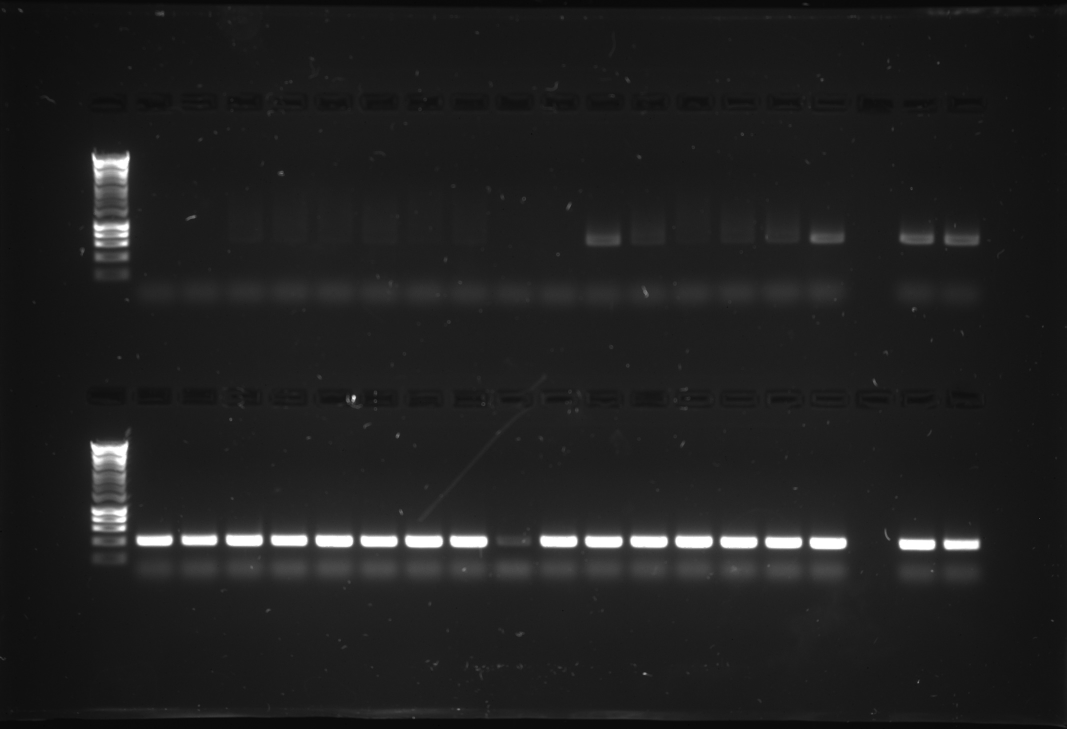
#> input picture SeedImages/EtBR/Acquisition 7.jpg, 2133 x 1457 px (shown at 1/2 size)
$ python batch_infer.py --dir ../../SeedImages/EtBR --out out.png   (older library calls are emulated)
#> lines starting #> are read from the running program, lines starting #| are printed output that depends on the picture
### scripts/autodense/vision/analyzer.py
# autodense/vision/analyzer.py
from dataclasses import dataclass
from typing import List, Tuple, Optional, Dict
from pathlib import Path
import math, numpy as np
from PIL import Image, ImageOps, ImageDraw
from scipy.ndimage import uniform_filter1d
from skimage.morphology import white_tophat, rectangle
from skimage.filters import gaussian

@dataclass
class Band:
    index: int; y0: int; y1: int; confidence: float; intensity: Optional[float]=None; mw_kda: Optional[float]=None
@dataclass
class Lane:
    index: int; x0: int; x1: int; y0: int; y1: int; type: str; bands: List[Band]
@dataclass
class AnalysisResult:
    lanes: List[Lane]; ladder_lanes: List[int]; mw_fit: Optional[Dict]; image_size: Tuple[int,int]

def to_gray01(im: Image.Image) -> np.ndarray:
    g = ImageOps.grayscale(im); arr = np.asarray(g, dtype=np.float32)
    if arr.max() > 0: arr = (arr - arr.min()) / (arr.max() - arr.min() + 1e-6)
    return arr
def maybe_invert(arr01: np.ndarray, gel_type: str, invert_mode: str) -> np.ndarray:
    if invert_mode == "yes": return 1.0 - arr01
    if invert_mode == "no": return arr01
    if gel_type == "dna": return arr01
    return 1.0 - arr01 if arr01.mean() > 0.45 else arr01
def smooth1d(x: np.ndarray, win: int) -> np.ndarray:
    win = max(1, int(win));
    return x if win==1 else uniform_filter1d(x, size=win, mode="nearest")
def find_peaks_1d(x: np.ndarray, min_prom: float, min_distance: int) -> List[int]:
    peaks=[]; n=len(x)
    for i in range(1,n-1):
        if x[i]>x[i-1] and x[i]>=x[i+1]:
            l0=max(0,i-min_distance); r0=min(n-1,i+min_distance)
            prom=x[i]-float(np.min(x[l0:r0+1]))
            if prom>=min_prom:
                if not peaks or (i-peaks[-1])>=min_distance: peaks.append(i)
                else:
                    if x[i]>x[peaks[-1]]: peaks[-1]=i
    return peaks
def centers_to_ranges(centers: List[int], width: int) -> List[Tuple[int,int]]:
    if not centers: return [(0,width)]
    borders=[0];
    for a,b in zip(centers[:-1], centers[1:]): borders.append(int((a+b)/2))
    borders.append(width);
    return [(borders[i],borders[i+1]) for i in range(len(borders)-1)]
def halfmax_bounds(y: np.ndarray, p: int) -> Tuple[int,int]:
    pv=y[p]; hm=max(1e-6, pv*0.5); i=p
    while i>0 and y[i]>hm: i-=1; left=i; j=p
    while j<len(y)-1 and y[j]>hm: j+=1; right=j; return left,right
def local_background(arr: np.ndarray, radius_px: int=20) -> np.ndarray:
    blurred=gaussian(arr, sigma=radius_px/4.0, preserve_range=True)
    selem=rectangle(max(3,radius_px//2), max(3,radius_px//2))
    topo=white_tophat(blurred, selem)
    return np.clip(blurred-topo,0,1.0).astype(np.float32)
def detect_lanes(arr: np.ndarray, min_lanes: int, max_lanes: int, comb: Optional[int]=None) -> List[Tuple[int,int]]:
    H,W=arr.shape; vproj=smooth1d(arr.sum(axis=0), max(3,W//200))
    peaks=find_peaks_1d(vproj, min_prom=0.02, min_distance=max(5,W//90))
    target=min(max_lanes, max(min_lanes, comb if comb else (len(peaks) if len(peaks)>0 else min_lanes)))
    if len(peaks)<target: centers=np.linspace(0,W-1,target).astype(int).tolist()
    else: centers=sorted([i for i,_ in sorted([(i,vproj[i]) for i in peaks], key=lambda t:t[1], reverse=True)[:target]])
    return centers_to_ranges(centers, W)
def detect_bands_in_lane(arr_lane: np.ndarray, gel_type: str, min_gap_frac: float=0.012, prom: float=0.08) -> List[Tuple[int,int,float]]:
    H=arr_lane.shape[0]; yproj=smooth1d(arr_lane.sum(axis=1), max(3,H//200))
    yproj=(yproj - yproj.min())/(yproj.max()-yproj.min()+1e-6)
    peaks=find_peaks_1d(yproj, min_prom=(0.06 if gel_type=='dna' else prom), min_distance=max(3,int(H*min_gap_frac)))
    bands=[];
    for p in peaks: y0,y1=halfmax_bounds(yproj,p); bands.append((int(y0),int(y1),float(yproj[p])))
    return bands
def ladder_score(ycenters_norm: List[float]) -> float:
    if len(ycenters_norm)<5: return 0.0
    y=np.array(sorted(ycenters_norm),dtype=np.float32); gaps=np.diff(y)
    if (gaps<=0).any(): return 0.0
    cv=float(np.std(gaps)/(np.mean(gaps)+1e-9))
    idx=np.arange(len(y)-1,dtype=np.float32); g=gaps-gaps.mean(); i0=idx-idx.mean()
    corr=float((g*i0).sum())/(math.sqrt((g*g).sum()+1e-9)*math.sqrt((i0*i0).sum()+1e-9))
    count=min(1.0,(len(y)-4)/6.0); return max(0.0,min(1.0,0.45*(1.0-min(1.0,cv))+0.35*max(0.0,corr)+0.20*count))
def assign_ladders(lanes: List[Lane], H: int, num_ladders: int=2, min_bands:int=6, min_score:float=0.35) -> List[int]:
    scored=[];
    for ln in lanes:
        ycs=[(b.y0+(b.y1-b.y0)/2)/H for b in ln.bands]; sc=ladder_score(ycs) if len(ycs)>=min_bands else 0.0
        scored.append((ln.index, sc))
    scored.sort(key=lambda t:t[1], reverse=True)
    chosen=[li for li,sc in scored[:num_ladders] if sc>=min_score]
    if len(chosen)<num_ladders and len(lanes)>=2:
        for e in [lanes[0].index, lanes[-1].index]:
            if e not in chosen: chosen.append(e)
            if len(chosen)==num_ladders: break
    return chosen
def integrate_band(arr: np.ndarray, bg: np.ndarray, x0:int, x1:int, y0:int, y1:int) -> float:
    roi=arr[y0:y1,x0:x1]; broi=bg[y0:y1,x0:x1]; return float(np.sum(np.clip(roi-broi,0,1.0)))
def analyze_image(path: Path, gel_type: str="protein", invert_mode: str="auto",
                  min_lanes:int=6, max_lanes:int=16, comb: Optional[int]=None,
                  num_ladders:int=2, ladder_min_bands:int=6, ladder_min_score:float=0.35,
                  bg_radius:int=30, min_lane_width_frac:float=0.035, empty_lane_thresh:float=0.4,
                  manual_lane_boundaries: Optional[List[Tuple[int, int]]]=None):
    im=Image.open(path).convert("RGB"); H,W=im.height,im.width
    gray=to_gray01(im); gray=maybe_invert(gray, gel_type, invert_mode)
    if gel_type=="dna":
        if invert_mode=="auto": pass
        if bg_radius==30: bg_radius=24
        if min_lanes==6: min_lanes=10
        if comb: min_lanes=max(min_lanes, comb-2); max_lanes=min(max_lanes, comb+2)
    else:
        if comb: min_lanes=max(min_lanes, comb-2); max_lanes=min(max_lanes, comb+2)
    # Use manual lane boundaries if provided, otherwise detect automatically
    if manual_lane_boundaries is not None:
        # Convert SimpleLaneBoundary objects to tuples if needed
        lane_ranges = []
        print(f"DEBUG: manual_lane_boundaries type: {type(manual_lane_boundaries)}")
        print(f"DEBUG: manual_lane_boundaries length: {len(manual_lane_boundaries) if manual_lane_boundaries else 'None'}")

        for i, boundary in enumerate(manual_lane_boundaries):
            print(f"DEBUG: boundary[{i}] type: {type(boundary)}, value: {boundary}")

            try:
                if hasattr(boundary, 'left_px') and hasattr(boundary, 'right_px'):
                    # Convert SimpleLaneBoundary to tuple
                    left_px = int(boundary.left_px)
                    right_px = int(boundary.right_px)
                    lane_ranges.append((left_px, right_px))
                    print(f"DEBUG: Converted SimpleLaneBoundary to tuple: ({left_px}, {right_px})")
                elif isinstance(boundary, (list, tuple)) and len(boundary) >= 2:
                    # Already in tuple format
                    left_px = int(boundary[0])
                    right_px = int(boundary[1])
                    lane_ranges.append((left_px, right_px))
                    print(f"DEBUG: Used existing tuple format: ({left_px}, {right_px})")
                else:
                    # Invalid format, skip this boundary
                    print(f"WARNING: Invalid lane boundary format: {type(boundary)}, {boundary}")
            except Exception as e:
                print(f"ERROR: Failed to convert boundary[{i}]: {e}")
                print(f"ERROR: boundary type: {type(boundary)}, value: {boundary}")

        print(f"DEBUG: Final lane_ranges length: {len(lane_ranges)}")
        print(f"DEBUG: lane_ranges content: {lane_ranges}")

        # Validate that all elements in lane_ranges are tuples
        for i, lr in enumerate(lane_ranges):
            if not isinstance(lr, tuple):
                print(f"ERROR: lane_ranges[{i}] is not a tuple: {type(lr)}, {lr}")

        if not lane_ranges:
            # If no valid boundaries, fall back to automatic detection
            print("WARNING: No valid manual lane boundaries, falling back to automatic detection")
            lane_ranges = detect_lanes(gray, min_lanes=min_lanes, max_lanes=max_lanes, comb=comb)
        else:
            print(f"INFO: Using {len(lane_ranges)} manual lane boundaries")
    else:
        lane_ranges = detect_lanes(gray, min_lanes=min_lanes, max_lanes=max_lanes, comb=comb)
    import numpy as np

    # Additional validation: ensure all lane_ranges are tuples before unpacking
    print(f"DEBUG: Before unpacking - lane_ranges type: {type(lane_ranges)}")
    print(f"DEBUG: Before unpacking - lane_ranges content: {lane_ranges}")

    # Validate and fix any non-tuple elements
    validated_lane_ranges = []
    for i, lr in enumerate(lane_ranges):
        if isinstance(lr, tuple) and len(lr) >= 2:
            validated_lane_ranges.append(lr)
        elif hasattr(lr, 'left_px') and hasattr(lr, 'right_px'):
            # Last resort conversion
            print(f"WARNING: Converting SimpleLaneBoundary at index {i} to tuple")
            validated_lane_ranges.append((int(lr.left_px), int(lr.right_px)))
        else:
            print(f"ERROR: Cannot process lane_ranges[{i}]: {type(lr)}, {lr}")
            raise ValueError(f"Invalid lane range format at index {i}: {type(lr)}")

    lane_ranges = validated_lane_ranges
    print(f"DEBUG: After validation - lane_ranges: {lane_ranges}")

    lane_means=[float(gray[:,x0:x1].mean()) if (x1-x0)>0 else 0.0 for (x0,x1) in lane_ranges]
    if lane_means:
        med=float(np.median(lane_means)); keep=[i for i,m in enumerate(lane_means) if m>=max(1e-6, med*empty_lane_thresh)]
        if keep and len(keep)!=len(lane_ranges): lane_ranges=[lane_ranges[i] for i in keep]
    merged=[]; i=0
    while i<len(lane_ranges):
        x0,x1=lane_ranges[i]; w=x1-x0
        if w<max(2,int(W*min_lane_width_frac)) and i+1<len(lane_ranges):
            nx0,nx1=lane_ranges[i+1]; merged.append((x0,nx1)); i+=2
        else: merged.append((x0,x1)); i+=1
    lane_ranges=merged
    lanes=[];
    for li,(x0,x1) in enumerate(lane_ranges, start=1):
        lane_arr=gray[:,x0:x1]
        bs_raw=detect_bands_in_lane(lane_arr, gel_type=gel_type)
        bs=[Band(index=bi, y0=y0, y1=y1, confidence=conf) for bi,(y0,y1,conf) in enumerate(bs_raw, start=1)]
        lanes.append(Lane(index=li,x0=x0,x1=x1,y0=0,y1=H-1,type="sample",bands=bs))
    ladder_lanes=assign_ladders(lanes,H,num_ladders=num_ladders,min_bands=ladder_min_bands,min_score=ladder_min_score)
    for ln in lanes:
        if ln.index in ladder_lanes: ln.type="marker"
    bg=local_background(gray, radius_px=bg_radius)
    for ln in lanes:
        for b in ln.bands:
            b.intensity=integrate_band(gray,bg,ln.x0,ln.x1,b.y0,b.y1)
    from dataclasses import dataclass
    @dataclass
    class _Res: pass
    return type("AnalysisResult", (), {"lanes": lanes, "ladder_lanes": ladder_lanes, "mw_fit": None, "image_size": (W,H)})
# [9 lines left out: function draw_overlay, not called in this run]

### scripts/autodense/orchestrator/pipeline.py
# autodense/orchestrator/pipeline.py
from dataclasses import dataclass
from typing import Optional, Dict, Any
from pathlib import Path
from ..vision.analyzer import analyze_image
from ..metrics.gel_metrics import summarize, acceptance_default

@dataclass
class Params:
    modality: str = "sds"
    min_lanes: int = 6
    max_lanes: int = 16
    comb: Optional[int] = None
    num_ladders: int = 2
    ladder_min_bands: int = 6
    ladder_min_score: float = 0.35
    bg_radius: int = 30
    invert: str = "auto"
    manual_lane_boundaries: Optional[list] = None

def observe(res) -> Dict[str, Any]:
    return summarize(res)

# [9 lines left out: function small_rule_coach, not called in this run]

def run(image: Path, p: Params, retries: int=1, use_llm: bool=False):
    gel_type = "protein" if p.modality.lower()=="sds" else "dna"
    res = analyze_image(image, gel_type=gel_type, invert_mode=p.invert,
                        min_lanes=p.min_lanes, max_lanes=p.max_lanes, comb=p.comb,
                        num_ladders=p.num_ladders, ladder_min_bands=p.ladder_min_bands,
                        ladder_min_score=p.ladder_min_score, bg_radius=p.bg_radius,
                        manual_lane_boundaries=p.manual_lane_boundaries)
    obs = observe(res)
    acc = acceptance_default(p.modality, res)

    attempt = 0
    while attempt < retries and not acc.passed:
        proposal = small_rule_coach(obs, p, p.modality)
        if not proposal:
            proposal = Params(**vars(p))
            proposal.min_lanes = max(2, p.min_lanes - 1)
            proposal.max_lanes = p.max_lanes + 1
            proposal.ladder_min_score = max(0.25, p.ladder_min_score - 0.05)
        p = proposal
        res = analyze_image(image, gel_type=gel_type, invert_mode=p.invert,
                            min_lanes=p.min_lanes, max_lanes=p.max_lanes, comb=p.comb,
                            num_ladders=p.num_ladders, ladder_min_bands=p.ladder_min_bands,
                            ladder_min_score=p.ladder_min_score, bg_radius=p.bg_radius,
                            manual_lane_boundaries=p.manual_lane_boundaries)
        obs = observe(res)
        acc = acceptance_default(p.modality, res)
        attempt += 1

    obs.update({"acceptance": acc.details, "accepted": acc.passed})
    return res, p, obs

### scripts/scripts/batch_infer.py
# scripts/batch_infer.py
import argparse, csv
from pathlib import Path
from autodense.orchestrator.pipeline import Params, run
from PIL import Image
from autodense.vision.analyzer import draw_overlay
from autodense.vision.reporting import write_report

def main():
    ap = argparse.ArgumentParser()
    ap.add_argument("--dir", type=Path, required=True)
    ap.add_argument("--out", type=Path, required=True)
    ap.add_argument("--modality", choices=["sds","dna"], default="sds")
    ap.add_argument("--min-lanes", type=int, default=6)
    ap.add_argument("--max-lanes", type=int, default=16)
    ap.add_argument("--comb", type=int, default=None)
    ap.add_argument("--retries", type=int, default=1)
    args = ap.parse_args()

    exts = {".png",".jpg",".jpeg",".tif",".tiff"}
    imgs = [p for p in args.dir.rglob("*") if p.suffix.lower() in exts]
    args.out.mkdir(parents=True, exist_ok=True)

    lanes_all = open(args.out/"lanes.csv","w",newline=""); wl = csv.writer(lanes_all); wl.writerow(["image","lane","type","x0","x1","y0","y1","band_count"])
    bands_all = open(args.out/"bands.csv","w",newline=""); wb = csv.writer(bands_all); wb.writerow(["image","lane","type","band","y0","y1","intensity","confidence"])

    p = Params(modality=args.modality, min_lanes=args.min_lanes, max_lanes=args.max_lanes, comb=args.comb)

    for img in imgs:
        res, p_final, obs = run(img, p, retries=args.retries)
#> in to_gray01, g is the input picture: PIL image 2133x1457 L; min 3, max 255, mean 31.5
#> in detect_lanes, `vproj = smooth1d(arr.sum(axis=0), max(3, W // 200))`: vproj = 2133 values, max 350.5 at index 247, min 79.9 at index 33, mean 164.5
#> in find_peaks_1d, `n = len(x)`: n = 2133
#> the loop in find_peaks_1d, `for i in range(1,n-1):` made 2131 passes
#> prom on passes 3, 195, 247, 287, 291, 323, 326, 387: 8.54, 201.1, 208.9, 13.99, 14.06, 13.42, 17.91, 13.58
#> after the loop in find_peaks_1d, `for i in range(1,n-1):`: peaks = 36 values from 3 to 2094
#> in detect_lanes, `target=min(max_lanes, max(min_lanes, comb if comb else (len(peaks) if ..`: target = 16
#> in detect_lanes, `else: centers=sorted([i for i,_ in sorted([(i,vproj[i]) for i in peaks..`: centers = [195, 247, 695, 750, 782, 839, 862, 915, 1185, 1225, 1291, 1371, 1398, 1467, 1579, 1632]
#> the loop in centers_to_ranges, `for a,b in zip(centers[:-1], centers[1:]): borders.append(int((a+b)/2))` made 15 passes
#> (a, b) on passes 1 to 8: (195, 247), (247, 695), (695, 750), (750, 782), (782, 839), (839, 862), (862, 915), (915, 1185)
#> after the loop in centers_to_ranges, `for a,b in zip(centers[:-1], centers[1:]): borders.append(int((a+b)/2))`: borders = [0, 221, 471, 722, 766, 810, 850, 888, 1050, 1205, 1258, 1331, 1384, 1432, 1523, 1605]
#> in analyze_image, `lane_ranges = detect_lanes(gray, min_lanes=min_lanes, max_lanes=max_la..`: lane_ranges = [(0, 221), (221, 471), (471, 722), (722, 766), (766, 810), (810, 850), (850, 888), (888, 1050), (1050, 1205), (1205, 1258), (1258, 1331), (1331, 1384), (1384, 1432), (1432, 1523), (1523, 1605), (1605, 2133)]
#| DEBUG: Before unpacking - lane_ranges type: <class 'list'>
#> (printed output is left out)
#> the loop in analyze_image, `for i, lr in enumerate(lane_ranges):` made 16 passes
#> after the loop in analyze_image, `for i, lr in enumerate(lane_ranges):`: validated_lane_ranges has the same summary as lane_ranges
#> (printed output is left out)
#> in analyze_image, `lane_means=[float(gray[:,x0:x1].mean()) if (x1-x0)>0 else 0.0 for (x0,..`: lane_means = [0.0858, 0.123, 0.124, 0.13, 0.125, 0.13, 0.128, 0.118, 0.121, 0.123, 0.126, 0.123, 0.126, 0.125, 0.127, 0.0965]
#> in analyze_image, `med = float(np.median(lane_means))`: med = 0.124
#> in analyze_image, `keep = [i for i, m in enumerate(lane_means) if m >= max(1e-06, med * e`: keep = [0, 1, 2, 3, 4, 5, 6, 7, 8, 9, 10, 11, 12, 13, 14, 15]
#> the loop in analyze_image, `while i<len(lane_ranges):` made 12 passes
#> (x0, x1, w, nx0, nx1, i) on passes 4, 5, 8, 9: (722, 766, 44, 766, 810, 5), (810, 850, 40, 850, 888, 7), (1205, 1258, 53, 1258, 1331, 11), (1331, 1384, 53, 1384, 1432, 13)
#> after the loop in analyze_image, `while i<len(lane_ranges):`: i = 16; merged = [(0, 221), (221, 471), (471, 722), (722, 810), (810, 888), (888, 1050), (1050, 1205), (1205, 1331), (1331, 1432), (1432, 1523), (1523, 1605), (1605, 2133)]
#> in analyze_image, `lane_ranges=merged`: lane_ranges has the same summary as merged
#> the loop in analyze_image, `for li,(x0,x1) in enumerate(lane_ranges, start=1):` made 12 passes
#> (x0, x1, bs_raw) on passes 3, 4, 5, 7, 8: (471, 722, [(1067, 1080, 1), (206, 1430, 0.108)]), (722, 810, [(1069, 1082, 1), (1407, 1424, 0.178)]), (810, 888, [(1069, 1082, 1), (812, 1423, 0.154)]), (1050, 1205, [(1069, 1082, 1), (214, 1433, 0.139)]), (1205, 1331, [(1069, 1082, 1), (810, 1434, 0.145)])
#> pass 1, in analyze_image, `lane_arr=gray[:,x0:x1]`:
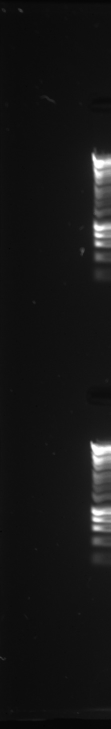
#> lane_arr: shape (1457, 221) float32 (shown at 1/2 size); min 0.00397, max 1, mean 0.0858
#> pass 3, in analyze_image, `lane_arr=gray[:,x0:x1]`:
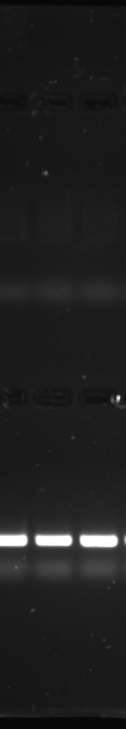
#> lane_arr: shape (1457, 251) float32 (shown at 1/2 size); min 0.0198, max 1, mean 0.124
#> after the loop in analyze_image, `for li,(x0,x1) in enumerate(lane_ranges, start=1):`:
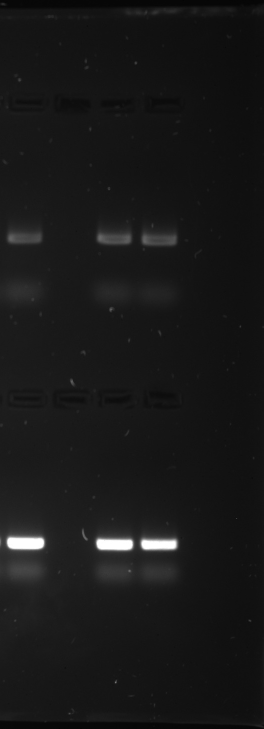
#> lane_arr: shape (1457, 528) float32 (shown at 1/2 size); min 0, max 1, mean 0.0965
#> after the loop in analyze_image, `for li,(x0,x1) in enumerate(lane_ranges, start=1):`: lanes = 12 items
#> the loop in assign_ladders, `for ln in lanes:` made 12 passes
#> (ycs, sc) on passes 3 to 10: ([0.737, 0.561], 0), ([0.738, 0.972], 0), ([0.738, 0.767], 0), ([0.0124, 0.739, 0.747, 0.566], 0), ([0.738, 0.565], 0), ([0.738, 0.77], 0), ([0.739, 0.563], 0), ([0.74, 0.498], 0)
#> after the loop in assign_ladders, `for ln in lanes:`: scored = [(1, 0.2), (2, 0.294), (3, 0), (4, 0), (5, 0), (6, 0), (7, 0), (8, 0), (9, 0), (10, 0), (11, 0), (12, 0)]
#> in assign_ladders, `chosen=[li for li,sc in scored[:num_ladders] if sc>=min_score]`: chosen = []
#> the loop in assign_ladders, `for e in [lanes[0].index, lanes[-1].index]:` made 2 passes
#> e on pass 2: 12
#> after the loop in assign_ladders, `for e in [lanes[0].index, lanes[-1].index]:`: chosen = [1, 12]
#> the loop in analyze_image, `for ln in lanes:` made 12 passes
#> ln.type on passes 1, 12: 'marker', 'marker'
#> in local_background, `topo=white_tophat(blurred, selem)`:
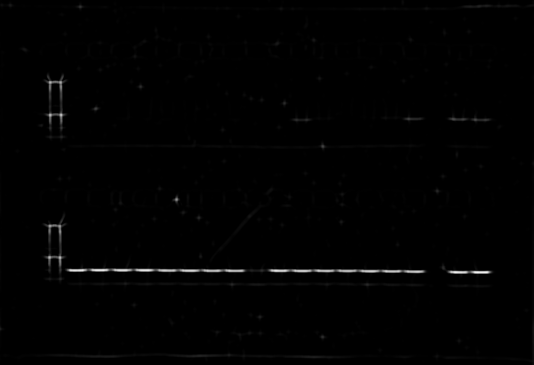
#> topo: shape (1457, 2133) float32 (shown at 1/4 size); min 0, max 0.144, mean 0.000988; drawn with min black and max white
#> the loop in analyze_image, `for ln in lanes:` made 12 passes
#> pass 1, in integrate_band (call 3), `broi = bg[y0:y1, x0:x1]`:
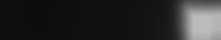
#> broi: shape (40, 221) float32; min 0.0533, max 0.739, mean 0.164
#> pass 1, in integrate_band (call 4), `roi = arr[y0:y1, x0:x1]`:
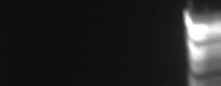
#> roi: shape (86, 221) float32; min 0.0357, max 1, mean 0.145
#> pass 1, in integrate_band (call 4), `broi = bg[y0:y1, x0:x1]`:
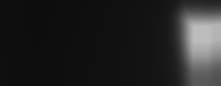
#> broi: shape (86, 221) float32; min 0.0529, max 0.739, mean 0.141
        im = Image.open(img).convert("RGB")
        out_dir = args.out / img.stem
        out_dir.mkdir(parents=True, exist_ok=True)
        draw_overlay(im, res, out_dir / f"{img.stem}_overlay.png")
        for ln in res.lanes:
            wl.writerow([img.name, ln.index, ln.type, ln.x0, ln.x1, ln.y0, ln.y1, len(ln.bands)])
            for b in ln.bands:
                wb.writerow([img.name, ln.index, ln.type, b.index, b.y0, b.y1, b.intensity, b.confidence])
        write_report(img, res, obs, p_final.__dict__, out_dir / "report.json")
        print("[ok]", img)

    lanes_all.close(); bands_all.close()
    print("[done] wrote batch outputs to", args.out)

if __name__ == "__main__":
    main()
#> (the call stopped at in run, `acc = acceptance_default(p.modality, res)`: autodense is not available in this run)
